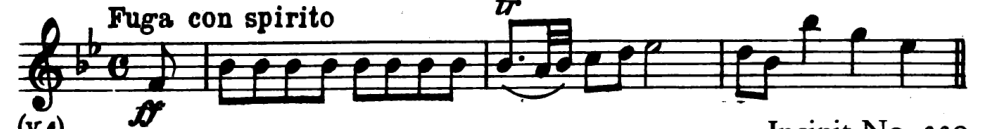
#> input picture generated/extracted/incipits/G161_mvt1_incipit331.png, 989 x 129 px
$ python -i 02_extract_incipits.py   (imports and definitions only)
#> lines starting #> are read from the running program, lines starting #| are printed output that depends on the picture; after the words box and inside, x2 and y2 are one past the last pixel; in counts of white or black regions, pixels touching at a corner belong together
#> further down, picture is the input picture: shape (129, 989, 3); min 0, max 255, mean 205
#!/usr/bin/env python3
"""
Extract musical incipits from book pages.

Uses OpenCV to detect staff lines and extract incipit regions.
Incipits are saved with temporary names based on page/position,
to be renamed later once OCR provides G numbers and incipit numbers.

Usage:
    python 02_extract_incipits.py [--pages-dir generated/pages] [--output-dir generated/incipits]
"""

import argparse
import json
from pathlib import Path
from typing import List, Tuple

import cv2
import numpy as np
from PIL import Image


def detect_staff_regions(
    img: np.ndarray,
    min_staff_width: int = 200,
    staff_line_thickness: int = 3,
    staff_spacing_tolerance: float = 0.3,
) -> List[Tuple[int, int, int, int]]:
    """
    Detect musical staff regions in an image.

    Returns list of bounding boxes (x, y, w, h) for each detected staff system.
    """
#> called with min_staff_width = 200, staff_line_thickness = 3, staff_spacing_tolerance = 0.3
    # Convert to grayscale if needed
    if len(img.shape) == 3:
        gray = cv2.cvtColor(img, cv2.COLOR_BGR2GRAY)
    else:
        gray = img.copy()

    # Threshold to binary (invert so staff lines are white)
    _, binary = cv2.threshold(gray, 180, 255, cv2.THRESH_BINARY_INV)
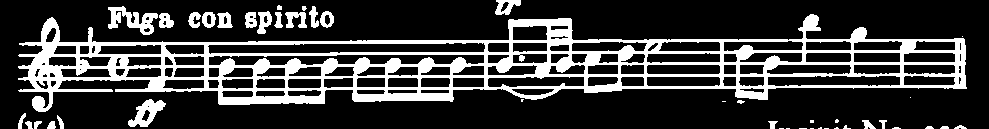
#> binary: shape (129, 989); 22.2% white; 43 white regions (16 under 20 px), largest, box (x1, y1, x2, y2) and area: (18, 14, 967, 112) 24723, (108, 6, 158, 35) 659, (128, 99, 166, 127) 506

    # Detect horizontal lines using morphology
    # Create a horizontal kernel
    horizontal_kernel = cv2.getStructuringElement(cv2.MORPH_RECT, (min_staff_width, 1))
    detected_lines = cv2.morphologyEx(binary, cv2.MORPH_OPEN, horizontal_kernel, iterations=2)
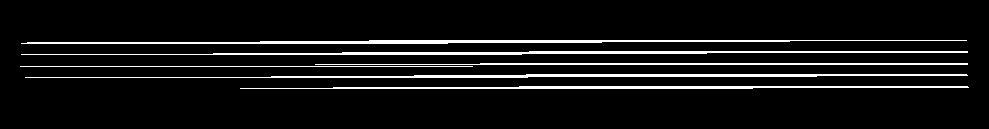
#> detected_lines: shape (129, 989); 7.4% white in thin lines or dots, all inside (x1, y1, x2, y2) = (20, 40, 969, 89)

    # Find contours of horizontal lines
    contours, _ = cv2.findContours(detected_lines, cv2.RETR_EXTERNAL, cv2.CHAIN_APPROX_SIMPLE)
#> contours = 6 contours, 1 with area under 20; largest, box (x1, y1, x2, y2) and area: (21, 40, 967, 44) 1184, (21, 51, 968, 55) 1112, (25, 74, 968, 78) 1101, (240, 86, 969, 89) 869, (315, 63, 968, 65) 488

    # Get bounding boxes and y-centers of all horizontal lines
    lines = []
    for cnt in contours:
        x, y, w, h = cv2.boundingRect(cnt)
        if w >= min_staff_width:  # Filter short lines
            lines.append((x, y, w, h, y + h // 2))  # (x, y, w, h, y_center)
#> this loop made 6 passes
#> (x, y, w, h) on passes 1, 2, 4, 5, 6: (240, 86, 729, 3), (25, 74, 943, 4), (315, 63, 653, 2), (21, 51, 947, 4), (21, 40, 946, 4)
#> (cnt, x, y, w, h) on pass 3: ([[20, 66], [472, 66]], 20, 66, 453, 1)
#> after the loop, lines = [(240, 86, 729, 3, 87), (25, 74, 943, 4, 76), (20, 66, 453, 1, 66), (315, 63, 653, 2, 64), (21, 51, 947, 4, 53), (21, 40, 946, 4, 42)]

    if not lines:
        return []

    # Sort lines by y position
    lines.sort(key=lambda l: l[4])

    # Group lines into staff systems (5 lines close together)
    # Calculate typical spacing between adjacent lines
    if len(lines) < 2:
        return []

    spacings = []
    for i in range(1, len(lines)):
        spacing = lines[i][4] - lines[i-1][4]
        if 5 < spacing < 50:  # Reasonable staff line spacing at 300 DPI
            spacings.append(spacing)
#> this loop made 5 passes
#> spacing on passes 1 to 5: 11, 11, 2, 10, 11
#> after the loop, spacings = [11, 11, 10, 11]

    if not spacings:
        return []

    median_spacing = np.median(spacings)
#> median_spacing = 11

    # Group lines that are close together (within tolerance of median spacing)
    staff_groups = []
    current_group = [lines[0]]
#> current_group = [(21, 40, 946, 4, 42)]

    for i in range(1, len(lines)):
        spacing = lines[i][4] - lines[i-1][4]
        # If spacing is within tolerance of expected staff spacing, add to group
        if spacing < median_spacing * (1 + staff_spacing_tolerance) * 1.5:
            current_group.append(lines[i])
        else:
            # Start new group
            if len(current_group) >= 4:  # At least 4 lines to be a staff
                staff_groups.append(current_group)
            current_group = [lines[i]]
#> after the loop, staff_groups = []

    # Don't forget the last group
    if len(current_group) >= 4:
        staff_groups.append(current_group)

    # Convert groups to bounding boxes with padding
    staff_boxes = []
    padding_y = 40  # Vertical padding for tempo marking and instrument label
    padding_x = 20  # Horizontal padding

    for group in staff_groups:
        x_min = min(l[0] for l in group) - padding_x
        y_min = min(l[1] for l in group) - padding_y
        x_max = max(l[0] + l[2] for l in group) + padding_x
        y_max = max(l[1] + l[3] for l in group) + padding_y

        # Clamp to image bounds
        x_min = max(0, x_min)
        y_min = max(0, y_min)
        x_max = min(img.shape[1], x_max)
        y_max = min(img.shape[0], y_max)

        staff_boxes.append((x_min, y_min, x_max - x_min, y_max - y_min))
#> this loop made 1 pass
#> (x_min, y_min, x_max, y_max) on pass 1: (0, 0, 989, 129)
#> after the loop, staff_boxes = [(0, 0, 989, 129)]

    return staff_boxes


# [126 lines left out: functions extract_incipits_from_page, main, not called in this run]


# [2 lines not run here, left out]

>>> import cv2
>>> picture = cv2.imread('../../generated/extracted/incipits/G161_mvt1_incipit331.png')
>>> result = detect_staff_regions(picture)
#> result = [(0, 0, 989, 129)]
